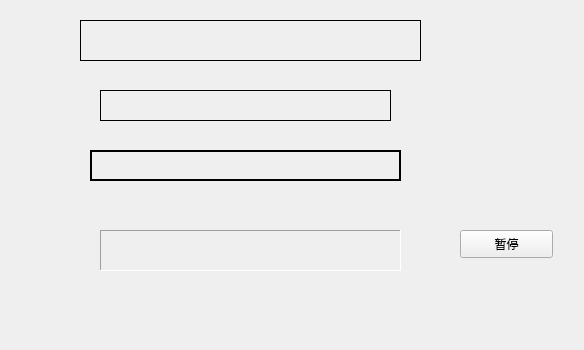
<?xml version="1.0" encoding="UTF-8"?>
<ui version="4.0">
 <class>Widget</class>
 <widget class="QWidget" name="Widget">
  <property name="geometry">
   <rect>
    <x>0</x>
    <y>0</y>
    <width>584</width>
    <height>350</height>
   </rect>
  </property>
  <property name="windowTitle">
   <string>Widget</string>
  </property>
  <widget class="myLabel" name="label">
   <property name="geometry">
    <rect>
     <x>80</x>
     <y>20</y>
     <width>341</width>
     <height>41</height>
    </rect>
   </property>
   <property name="frameShape">
    <enum>QFrame::Box</enum>
   </property>
   <property name="text">
    <string/>
   </property>
  </widget>
  <widget class="QLabel" name="label_2">
   <property name="geometry">
    <rect>
     <x>100</x>
     <y>90</y>
     <width>291</width>
     <height>31</height>
    </rect>
   </property>
   <property name="frameShape">
    <enum>QFrame::Panel</enum>
   </property>
   <property name="text">
    <string/>
   </property>
  </widget>
  <widget class="QLabel" name="label_3">
   <property name="geometry">
    <rect>
     <x>90</x>
     <y>150</y>
     <width>311</width>
     <height>31</height>
    </rect>
   </property>
   <property name="frameShape">
    <enum>QFrame::WinPanel</enum>
   </property>
   <property name="text">
    <string/>
   </property>
  </widget>
  <widget class="QLabel" name="label_4">
   <property name="geometry">
    <rect>
     <x>100</x>
     <y>230</y>
     <width>301</width>
     <height>41</height>
    </rect>
   </property>
   <property name="frameShape">
    <enum>QFrame::Panel</enum>
   </property>
   <property name="frameShadow">
    <enum>QFrame::Sunken</enum>
   </property>
   <property name="text">
    <string/>
   </property>
  </widget>
  <widget class="QPushButton" name="btn">
   <property name="geometry">
    <rect>
     <x>460</x>
     <y>230</y>
     <width>93</width>
     <height>28</height>
    </rect>
   </property>
   <property name="text">
    <string>暂停</string>
   </property>
  </widget>
 </widget>
 <customwidgets>
  <customwidget>
   <class>myLabel</class>
   <extends>QLabel</extends>
   <header>mylabel.h</header>
  </customwidget>
 </customwidgets>
 <resources/>
 <connections/>
</ui>
